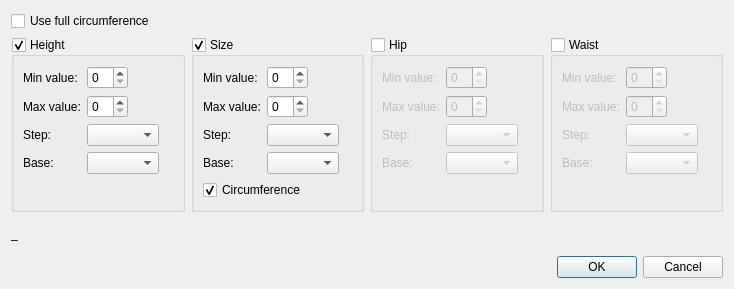
<?xml version="1.0" encoding="UTF-8"?>
<ui version="4.0">
 <class>DialogSetupMultisize</class>
 <widget class="QDialog" name="DialogSetupMultisize">
  <property name="geometry">
   <rect>
    <x>0</x>
    <y>0</y>
    <width>734</width>
    <height>289</height>
   </rect>
  </property>
  <property name="windowTitle">
   <string>Setup multisize measurements</string>
  </property>
  <property name="windowIcon">
   <iconset resource="../share/resources/tapeicon.qrc">
    <normaloff>:/tapeicon/64x64/logo.png</normaloff>:/tapeicon/64x64/logo.png</iconset>
  </property>
  <layout class="QVBoxLayout" name="verticalLayout_5">
   <item>
    <widget class="QCheckBox" name="checkBoxFullCircumference">
     <property name="text">
      <string>Use full circumference</string>
     </property>
    </widget>
   </item>
   <item>
    <layout class="QHBoxLayout" name="horizontalLayout">
     <item>
      <widget class="QGroupBox" name="groupBoxXDimension">
       <property name="title">
        <string>Height</string>
       </property>
       <property name="checkable">
        <bool>true</bool>
       </property>
       <layout class="QVBoxLayout" name="verticalLayout_2">
        <item>
         <layout class="QFormLayout" name="formLayout_2">
          <property name="fieldGrowthPolicy">
           <enum>QFormLayout::ExpandingFieldsGrow</enum>
          </property>
          <item row="0" column="0">
           <widget class="QLabel" name="label">
            <property name="text">
             <string>Min value:</string>
            </property>
           </widget>
          </item>
          <item row="0" column="1">
           <widget class="QSpinBox" name="spinBoxXDimensionMinValue">
            <property name="toolTip">
             <string>Minimal value described in the column</string>
            </property>
            <property name="suffix">
             <string/>
            </property>
           </widget>
          </item>
          <item row="1" column="0">
           <widget class="QLabel" name="label_2">
            <property name="text">
             <string>Max value:</string>
            </property>
           </widget>
          </item>
          <item row="1" column="1">
           <widget class="QSpinBox" name="spinBoxXDimensionMaxValue">
            <property name="toolTip">
             <string>Maximal value described in the column</string>
            </property>
           </widget>
          </item>
          <item row="2" column="0">
           <widget class="QLabel" name="label_3">
            <property name="text">
             <string>Step:</string>
            </property>
           </widget>
          </item>
          <item row="2" column="1">
           <widget class="QComboBox" name="comboBoxXDimensionStep">
            <property name="sizePolicy">
             <sizepolicy hsizetype="Preferred" vsizetype="Fixed">
              <horstretch>0</horstretch>
              <verstretch>0</verstretch>
             </sizepolicy>
            </property>
            <property name="toolTip">
             <string>Single-step between the column values</string>
            </property>
           </widget>
          </item>
          <item row="3" column="0">
           <widget class="QLabel" name="label_4">
            <property name="text">
             <string>Base:</string>
            </property>
           </widget>
          </item>
          <item row="3" column="1">
           <widget class="QComboBox" name="comboBoxXDimensionBase">
            <property name="sizePolicy">
             <sizepolicy hsizetype="Preferred" vsizetype="Fixed">
              <horstretch>0</horstretch>
              <verstretch>0</verstretch>
             </sizepolicy>
            </property>
            <property name="toolTip">
             <string>The base value for the column</string>
            </property>
           </widget>
          </item>
         </layout>
        </item>
       </layout>
      </widget>
     </item>
     <item>
      <widget class="QGroupBox" name="groupBoxYDimension">
       <property name="title">
        <string>Size</string>
       </property>
       <property name="checkable">
        <bool>true</bool>
       </property>
       <property name="checked">
        <bool>true</bool>
       </property>
       <layout class="QVBoxLayout" name="verticalLayout">
        <item>
         <layout class="QFormLayout" name="formLayout_3">
          <property name="fieldGrowthPolicy">
           <enum>QFormLayout::ExpandingFieldsGrow</enum>
          </property>
          <item row="0" column="0">
           <widget class="QLabel" name="label_5">
            <property name="text">
             <string>Min value:</string>
            </property>
           </widget>
          </item>
          <item row="0" column="1">
           <widget class="QSpinBox" name="spinBoxYDimensionMinValue">
            <property name="toolTip">
             <string>Minimal value described in the column</string>
            </property>
           </widget>
          </item>
          <item row="1" column="0">
           <widget class="QLabel" name="label_6">
            <property name="text">
             <string>Max value:</string>
            </property>
           </widget>
          </item>
          <item row="1" column="1">
           <widget class="QSpinBox" name="spinBoxYDimensionMaxValue">
            <property name="toolTip">
             <string>Maximal value described in the column</string>
            </property>
           </widget>
          </item>
          <item row="2" column="0">
           <widget class="QLabel" name="label_7">
            <property name="text">
             <string>Step:</string>
            </property>
           </widget>
          </item>
          <item row="2" column="1">
           <widget class="QComboBox" name="comboBoxYDimensionStep">
            <property name="sizePolicy">
             <sizepolicy hsizetype="Preferred" vsizetype="Fixed">
              <horstretch>0</horstretch>
              <verstretch>0</verstretch>
             </sizepolicy>
            </property>
            <property name="toolTip">
             <string>Single-step between the column values</string>
            </property>
           </widget>
          </item>
          <item row="3" column="0">
           <widget class="QLabel" name="label_8">
            <property name="text">
             <string>Base:</string>
            </property>
           </widget>
          </item>
          <item row="3" column="1">
           <widget class="QComboBox" name="comboBoxYDimensionBase">
            <property name="sizePolicy">
             <sizepolicy hsizetype="Preferred" vsizetype="Fixed">
              <horstretch>0</horstretch>
              <verstretch>0</verstretch>
             </sizepolicy>
            </property>
            <property name="toolTip">
             <string>The base value for the column</string>
            </property>
           </widget>
          </item>
         </layout>
        </item>
        <item>
         <widget class="QCheckBox" name="checkBoxYDimensionCircumference">
          <property name="text">
           <string>Circumference</string>
          </property>
          <property name="checked">
           <bool>true</bool>
          </property>
         </widget>
        </item>
       </layout>
      </widget>
     </item>
     <item>
      <widget class="QGroupBox" name="groupBoxWDimension">
       <property name="title">
        <string>Hip</string>
       </property>
       <property name="checkable">
        <bool>true</bool>
       </property>
       <property name="checked">
        <bool>false</bool>
       </property>
       <layout class="QVBoxLayout" name="verticalLayout_4">
        <item>
         <layout class="QFormLayout" name="formLayout_5">
          <property name="fieldGrowthPolicy">
           <enum>QFormLayout::ExpandingFieldsGrow</enum>
          </property>
          <item row="0" column="0">
           <widget class="QLabel" name="label_13">
            <property name="text">
             <string>Min value:</string>
            </property>
           </widget>
          </item>
          <item row="0" column="1">
           <widget class="QSpinBox" name="spinBoxWDimensionMinValue">
            <property name="toolTip">
             <string>Minimal value described in the column</string>
            </property>
           </widget>
          </item>
          <item row="1" column="0">
           <widget class="QLabel" name="label_14">
            <property name="text">
             <string>Max value:</string>
            </property>
           </widget>
          </item>
          <item row="1" column="1">
           <widget class="QSpinBox" name="spinBoxWDimensionMaxValue">
            <property name="toolTip">
             <string>Maximal value described in the column</string>
            </property>
           </widget>
          </item>
          <item row="2" column="0">
           <widget class="QLabel" name="label_15">
            <property name="text">
             <string>Step:</string>
            </property>
           </widget>
          </item>
          <item row="2" column="1">
           <widget class="QComboBox" name="comboBoxWDimensionStep">
            <property name="sizePolicy">
             <sizepolicy hsizetype="Preferred" vsizetype="Fixed">
              <horstretch>0</horstretch>
              <verstretch>0</verstretch>
             </sizepolicy>
            </property>
            <property name="toolTip">
             <string>Single-step between the column values</string>
            </property>
           </widget>
          </item>
          <item row="3" column="0">
           <widget class="QLabel" name="label_16">
            <property name="text">
             <string>Base:</string>
            </property>
           </widget>
          </item>
          <item row="3" column="1">
           <widget class="QComboBox" name="comboBoxWDimensionBase">
            <property name="sizePolicy">
             <sizepolicy hsizetype="Preferred" vsizetype="Fixed">
              <horstretch>0</horstretch>
              <verstretch>0</verstretch>
             </sizepolicy>
            </property>
            <property name="toolTip">
             <string>The base value for the column</string>
            </property>
           </widget>
          </item>
         </layout>
        </item>
       </layout>
      </widget>
     </item>
     <item>
      <widget class="QGroupBox" name="groupBoxZDimension">
       <property name="title">
        <string>Waist</string>
       </property>
       <property name="checkable">
        <bool>true</bool>
       </property>
       <property name="checked">
        <bool>false</bool>
       </property>
       <layout class="QVBoxLayout" name="verticalLayout_3">
        <item>
         <layout class="QFormLayout" name="formLayout_4">
          <property name="fieldGrowthPolicy">
           <enum>QFormLayout::ExpandingFieldsGrow</enum>
          </property>
          <item row="0" column="0">
           <widget class="QLabel" name="label_9">
            <property name="text">
             <string>Min value:</string>
            </property>
           </widget>
          </item>
          <item row="0" column="1">
           <widget class="QSpinBox" name="spinBoxZDimensionMinValue">
            <property name="toolTip">
             <string>Minimal value described in the column</string>
            </property>
           </widget>
          </item>
          <item row="1" column="0">
           <widget class="QLabel" name="label_10">
            <property name="text">
             <string>Max value:</string>
            </property>
           </widget>
          </item>
          <item row="1" column="1">
           <widget class="QSpinBox" name="spinBoxZDimensionMaxValue">
            <property name="toolTip">
             <string>Maximal value described in the column</string>
            </property>
           </widget>
          </item>
          <item row="2" column="0">
           <widget class="QLabel" name="label_11">
            <property name="text">
             <string>Step:</string>
            </property>
           </widget>
          </item>
          <item row="2" column="1">
           <widget class="QComboBox" name="comboBoxZDimensionStep">
            <property name="sizePolicy">
             <sizepolicy hsizetype="Preferred" vsizetype="Fixed">
              <horstretch>0</horstretch>
              <verstretch>0</verstretch>
             </sizepolicy>
            </property>
            <property name="toolTip">
             <string>Single-step between the column values</string>
            </property>
           </widget>
          </item>
          <item row="3" column="0">
           <widget class="QLabel" name="label_12">
            <property name="text">
             <string>Base:</string>
            </property>
           </widget>
          </item>
          <item row="3" column="1">
           <widget class="QComboBox" name="comboBoxZDimensionBase">
            <property name="sizePolicy">
             <sizepolicy hsizetype="Preferred" vsizetype="Fixed">
              <horstretch>0</horstretch>
              <verstretch>0</verstretch>
             </sizepolicy>
            </property>
            <property name="toolTip">
             <string>The base value for the column</string>
            </property>
           </widget>
          </item>
         </layout>
        </item>
       </layout>
      </widget>
     </item>
    </layout>
   </item>
   <item>
    <widget class="QLabel" name="labelError">
     <property name="text">
      <string notr="true">_</string>
     </property>
    </widget>
   </item>
   <item>
    <widget class="QDialogButtonBox" name="buttonBox">
     <property name="orientation">
      <enum>Qt::Horizontal</enum>
     </property>
     <property name="standardButtons">
      <set>QDialogButtonBox::Cancel|QDialogButtonBox::Ok</set>
     </property>
    </widget>
   </item>
  </layout>
 </widget>
 <tabstops>
  <tabstop>groupBoxXDimension</tabstop>
  <tabstop>spinBoxXDimensionMinValue</tabstop>
  <tabstop>spinBoxXDimensionMaxValue</tabstop>
  <tabstop>comboBoxXDimensionStep</tabstop>
  <tabstop>comboBoxXDimensionBase</tabstop>
  <tabstop>groupBoxYDimension</tabstop>
  <tabstop>spinBoxYDimensionMinValue</tabstop>
  <tabstop>spinBoxYDimensionMaxValue</tabstop>
  <tabstop>comboBoxYDimensionStep</tabstop>
  <tabstop>comboBoxYDimensionBase</tabstop>
  <tabstop>groupBoxWDimension</tabstop>
  <tabstop>spinBoxWDimensionMinValue</tabstop>
  <tabstop>spinBoxWDimensionMaxValue</tabstop>
  <tabstop>comboBoxWDimensionStep</tabstop>
  <tabstop>comboBoxWDimensionBase</tabstop>
  <tabstop>groupBoxZDimension</tabstop>
  <tabstop>spinBoxZDimensionMinValue</tabstop>
  <tabstop>spinBoxZDimensionMaxValue</tabstop>
  <tabstop>comboBoxZDimensionStep</tabstop>
  <tabstop>comboBoxZDimensionBase</tabstop>
 </tabstops>
 <resources>
  <include location="../share/resources/tapeicon.qrc"/>
 </resources>
 <connections>
  <connection>
   <sender>buttonBox</sender>
   <signal>accepted()</signal>
   <receiver>DialogSetupMultisize</receiver>
   <slot>accept()</slot>
   <hints>
    <hint type="sourcelabel">
     <x>746</x>
     <y>383</y>
    </hint>
    <hint type="destinationlabel">
     <x>157</x>
     <y>274</y>
    </hint>
   </hints>
  </connection>
  <connection>
   <sender>buttonBox</sender>
   <signal>rejected()</signal>
   <receiver>DialogSetupMultisize</receiver>
   <slot>reject()</slot>
   <hints>
    <hint type="sourcelabel">
     <x>746</x>
     <y>383</y>
    </hint>
    <hint type="destinationlabel">
     <x>286</x>
     <y>274</y>
    </hint>
   </hints>
  </connection>
 </connections>
</ui>
